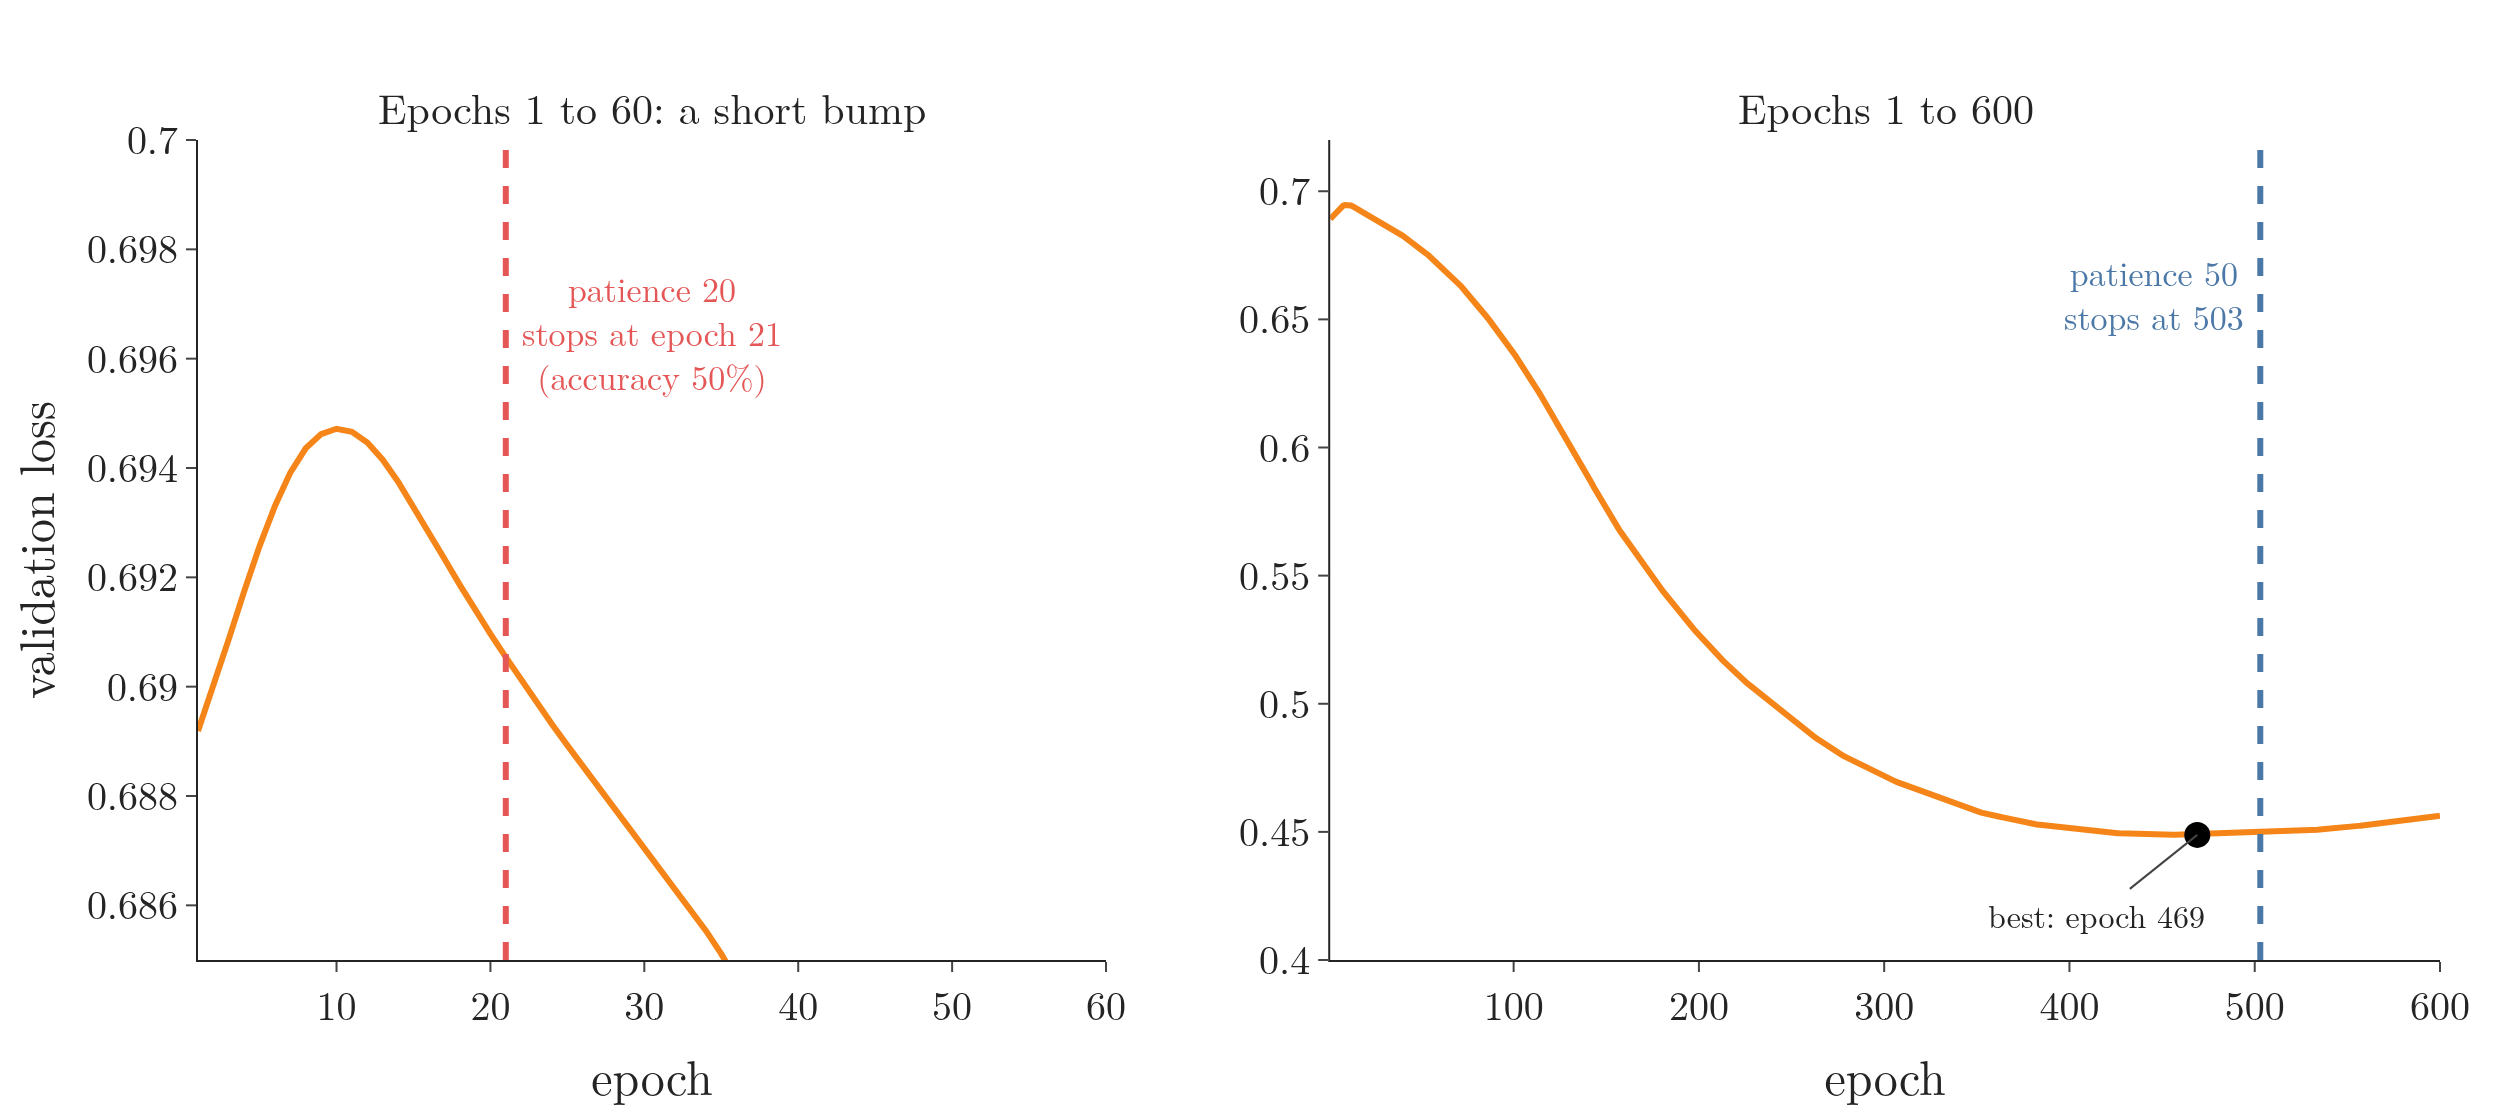

Python code for this plot:
"""Why patience matters: Keras' EarlyStopping rule (improvement = val_loss below the best so far by more than
min_delta = 0.00001; stop after `patience` epochs without one) replayed on the Note's 3,500-epoch history
(data/history_3500.csv). With patience 20 the early bump stops training at epoch 21; with patience 50 training
continues to epoch 503. Plotly."""
from pathlib import Path

import pandas as pd
import plotly.graph_objects as go
from plotly.subplots import make_subplots

from common import BLUE, GREY, ORANGE, RED

HERE = Path(__file__).parent
H = pd.read_csv(HERE.parent / "data" / "history_3500.csv")
v = H.val_loss.values


def stop_epoch(patience, min_delta=1e-5):
    best, wait = float("inf"), 0
    for e, x in enumerate(v, start=1):
        if x < best - min_delta:
            best, wait = x, 0
        else:
            wait += 1
            if wait >= patience:
                return e
    return len(v)


S20, S50 = stop_epoch(20), stop_epoch(50)
assert (S20, S50) == (21, 503), (S20, S50)
assert round(v[0], 4) == 0.6892 and round(v[9], 4) == 0.6947 and round(H.val_accuracy[S20 - 1], 2) == 0.5
fig = make_subplots(rows=1, cols=2, horizontal_spacing=0.1, column_widths=[0.45, 0.55],
                    subplot_titles=("Epochs 1 to 60: a short bump", "Epochs 1 to 600"))
for col, n in ((1, 60), (2, 600)):
    fig.add_scatter(x=H.epoch[:n], y=v[:n], mode="lines", line=dict(color=ORANGE, width=3), showlegend=False,
                    row=1, col=col)
fig.add_vline(x=S20, line=dict(color=RED, width=3, dash="dash"), opacity=1, row=1, col=1)
fig.add_annotation(x=S20, y=0.6965, text=f"patience 20<br>stops at epoch {S20}<br>(accuracy 50%)", showarrow=False,
                   xanchor="left", xshift=6, font=dict(size=17, color=RED), row=1, col=1)
fig.add_vline(x=S50, line=dict(color=BLUE, width=3, dash="dash"), opacity=1, row=1, col=2)
fig.add_annotation(x=S50, y=0.66, text=f"patience 50<br>stops at {S50}", showarrow=False, xanchor="right", xshift=-6,
                   font=dict(size=17, color=BLUE), row=1, col=2)
b = int(H.val_loss.idxmin())
fig.add_scatter(x=[H.epoch[b]], y=[v[b]], mode="markers", marker=dict(size=13, color="black"), showlegend=False,
                row=1, col=2)
fig.add_annotation(x=H.epoch[b], y=v[b], text=f"best: epoch {H.epoch[b]}", showarrow=True, ay=40, ax=-50,
                   font=dict(size=16), row=1, col=2)
fig.update_yaxes(title_text="validation loss", range=[0.685, 0.70], row=1, col=1)
fig.update_yaxes(range=[0.4, 0.72], row=1, col=2)
fig.update_xaxes(title_text="epoch")
fig.update_layout(template="simple_white", width=1250, height=560, font=dict(family="Latin Modern Roman", size=20),
                  margin=dict(l=90, r=30, t=70, b=70))
for a in fig.layout.annotations[:2]:
    a.font.size = 21
fig.write_image(HERE / "patience.png", scale=2)
